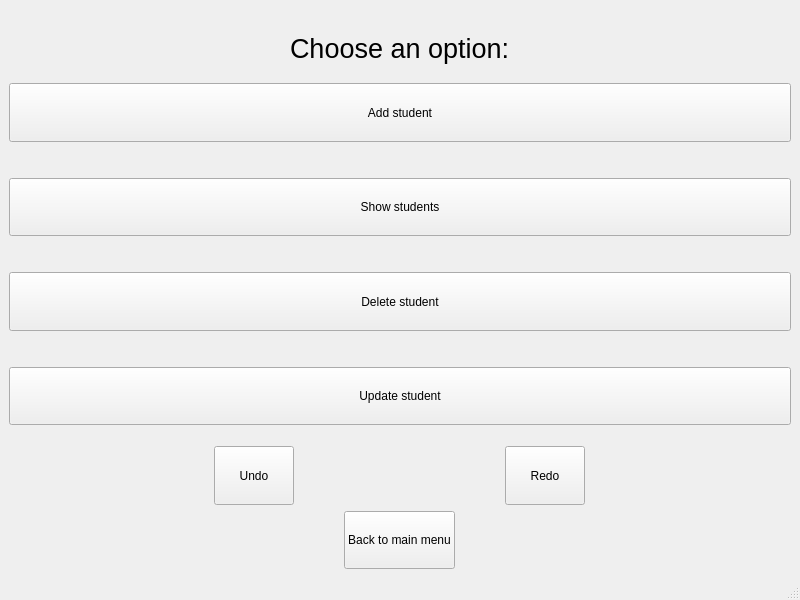
<?xml version="1.0" encoding="UTF-8"?>
<ui version="4.0">
 <class>MainWindow</class>
 <widget class="QMainWindow" name="MainWindow">
  <property name="geometry">
   <rect>
    <x>0</x>
    <y>0</y>
    <width>800</width>
    <height>600</height>
   </rect>
  </property>
  <property name="windowTitle">
   <string>MainWindow</string>
  </property>
  <widget class="QWidget" name="centralwidget">
   <layout class="QVBoxLayout" name="verticalLayout_2">
    <item>
     <layout class="QVBoxLayout" name="verticalLayout">
      <item>
       <spacer name="verticalSpacer_5">
        <property name="orientation">
         <enum>Qt::Vertical</enum>
        </property>
        <property name="sizeType">
         <enum>QSizePolicy::Maximum</enum>
        </property>
        <property name="sizeHint" stdset="0">
         <size>
          <width>20</width>
          <height>10</height>
         </size>
        </property>
       </spacer>
      </item>
      <item alignment="Qt::AlignHCenter">
       <widget class="QLabel" name="label">
        <property name="sizePolicy">
         <sizepolicy hsizetype="Maximum" vsizetype="Preferred">
          <horstretch>0</horstretch>
          <verstretch>0</verstretch>
         </sizepolicy>
        </property>
        <property name="font">
         <font>
          <pointsize>20</pointsize>
         </font>
        </property>
        <property name="text">
         <string>Choose an option:</string>
        </property>
       </widget>
      </item>
      <item>
       <widget class="QPushButton" name="add_student">
        <property name="sizePolicy">
         <sizepolicy hsizetype="Minimum" vsizetype="Minimum">
          <horstretch>50</horstretch>
          <verstretch>0</verstretch>
         </sizepolicy>
        </property>
        <property name="baseSize">
         <size>
          <width>0</width>
          <height>0</height>
         </size>
        </property>
        <property name="text">
         <string>Add student</string>
        </property>
       </widget>
      </item>
      <item>
       <spacer name="verticalSpacer_2">
        <property name="orientation">
         <enum>Qt::Vertical</enum>
        </property>
        <property name="sizeType">
         <enum>QSizePolicy::Fixed</enum>
        </property>
        <property name="sizeHint" stdset="0">
         <size>
          <width>20</width>
          <height>30</height>
         </size>
        </property>
       </spacer>
      </item>
      <item>
       <widget class="QPushButton" name="show_students">
        <property name="sizePolicy">
         <sizepolicy hsizetype="Minimum" vsizetype="Minimum">
          <horstretch>0</horstretch>
          <verstretch>0</verstretch>
         </sizepolicy>
        </property>
        <property name="text">
         <string>Show students</string>
        </property>
       </widget>
      </item>
      <item>
       <spacer name="verticalSpacer">
        <property name="orientation">
         <enum>Qt::Vertical</enum>
        </property>
        <property name="sizeType">
         <enum>QSizePolicy::Maximum</enum>
        </property>
        <property name="sizeHint" stdset="0">
         <size>
          <width>20</width>
          <height>30</height>
         </size>
        </property>
       </spacer>
      </item>
      <item>
       <widget class="QPushButton" name="delete_student">
        <property name="sizePolicy">
         <sizepolicy hsizetype="Minimum" vsizetype="Minimum">
          <horstretch>0</horstretch>
          <verstretch>0</verstretch>
         </sizepolicy>
        </property>
        <property name="maximumSize">
         <size>
          <width>16777215</width>
          <height>16777215</height>
         </size>
        </property>
        <property name="text">
         <string>Delete student</string>
        </property>
       </widget>
      </item>
      <item>
       <spacer name="verticalSpacer_3">
        <property name="orientation">
         <enum>Qt::Vertical</enum>
        </property>
        <property name="sizeType">
         <enum>QSizePolicy::Fixed</enum>
        </property>
        <property name="sizeHint" stdset="0">
         <size>
          <width>20</width>
          <height>30</height>
         </size>
        </property>
       </spacer>
      </item>
      <item>
       <widget class="QPushButton" name="update_student">
        <property name="sizePolicy">
         <sizepolicy hsizetype="Minimum" vsizetype="Minimum">
          <horstretch>0</horstretch>
          <verstretch>0</verstretch>
         </sizepolicy>
        </property>
        <property name="text">
         <string>Update student</string>
        </property>
       </widget>
      </item>
      <item>
       <spacer name="verticalSpacer_4">
        <property name="orientation">
         <enum>Qt::Vertical</enum>
        </property>
        <property name="sizeType">
         <enum>QSizePolicy::Fixed</enum>
        </property>
        <property name="sizeHint" stdset="0">
         <size>
          <width>20</width>
          <height>15</height>
         </size>
        </property>
       </spacer>
      </item>
      <item>
       <layout class="QHBoxLayout" name="horizontalLayout_3">
        <item>
         <widget class="QPushButton" name="undo">
          <property name="sizePolicy">
           <sizepolicy hsizetype="Fixed" vsizetype="Minimum">
            <horstretch>0</horstretch>
            <verstretch>0</verstretch>
           </sizepolicy>
          </property>
          <property name="text">
           <string>Undo</string>
          </property>
         </widget>
        </item>
        <item>
         <widget class="QPushButton" name="redo">
          <property name="sizePolicy">
           <sizepolicy hsizetype="Fixed" vsizetype="Minimum">
            <horstretch>0</horstretch>
            <verstretch>0</verstretch>
           </sizepolicy>
          </property>
          <property name="text">
           <string>Redo</string>
          </property>
         </widget>
        </item>
       </layout>
      </item>
      <item>
       <layout class="QHBoxLayout" name="horizontalLayout_2">
        <item>
         <widget class="QPushButton" name="back">
          <property name="sizePolicy">
           <sizepolicy hsizetype="Fixed" vsizetype="Minimum">
            <horstretch>0</horstretch>
            <verstretch>0</verstretch>
           </sizepolicy>
          </property>
          <property name="text">
           <string>Back to main menu</string>
          </property>
         </widget>
        </item>
       </layout>
      </item>
     </layout>
    </item>
   </layout>
  </widget>
  <widget class="QMenuBar" name="menubar">
   <property name="geometry">
    <rect>
     <x>0</x>
     <y>0</y>
     <width>800</width>
     <height>22</height>
    </rect>
   </property>
  </widget>
  <widget class="QStatusBar" name="statusbar"/>
 </widget>
 <resources/>
 <connections/>
</ui>
